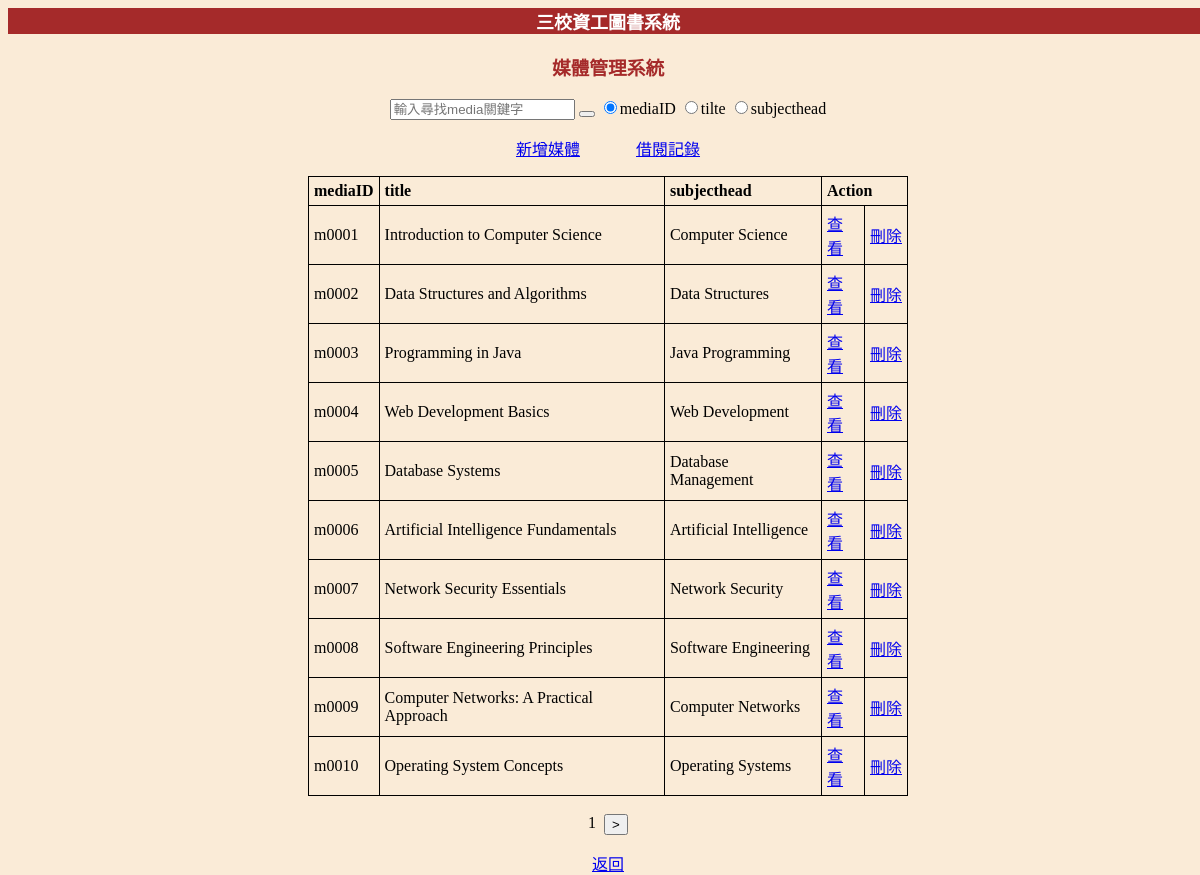
The page /media.php on the database its author committed.
### tables this page shows
Create table MEDIA (
	mediaID varchar(20),
	title varchar(100),
    company varchar(100),
    subjecthead varchar(100),
    publishDate varchar(100),
    language varchar(100),
    state varchar(10),
    PRIMARY KEY(mediaID)
);

### media.php (the view, shortened to what this page needs)
<html>
<head>
</head>
<body>
<div id="banner" class="banner" style="background-color:brown;">
			<p style="color: white; font-size: large;font-weight: bolder">三校資工圖書系統
</div>
<h3 align="center" style="color:brown">媒體管理系統</h3>
    <div align="center">
		<form action="searchmedia.php" method="post">
			<input class="search-bar" type="text" name="search" placeholder="輸入尋找media關鍵字">
			<button class="search-btn"></button>
            <input type="radio" name="type" value="mediaID" checked>mediaID</input>
            <input type="radio" name="type" value="title">tilte</input>
            <input type="radio" name="type" value="subjecthead">subjecthead</input>
		</form>
	</div>
    <p align="center">
        <a href="insertmed.php">新增媒體</a>
        <a href="m_borrow.php">借閱記錄</a>
    </p>
	<table style="width:50%" align="center">
		<tr><th>mediaID</th><th>title</th><th>subjecthead</th><th colspan="2">Action</th></tr>
		<?php
                if (isset($_GET['count']) && $_GET['count'] !== '' || isset($_GET['page']) && $_GET['page'] !== '' ){
                    $count = $_GET['count'] + 10;
                    $page = $_GET['page'] + 1;
                }else{
                    $count = 0;
                    $page = 1;
                }
				$conn=require_once "db_info.php";
				$sql = "SELECT * FROM media limit $count, 10";
                $result=mysqli_query($conn,$sql);
				if ($result->num_rows > 0) {
					while ( $row = mysqli_fetch_array ( $result, MYSQLI_ASSOC ) ) {
						echo "<tr>";
						echo "<td>".$row['mediaID']."</td>";
						echo "<td>".$row['title']."</td>";
						echo "<td>".$row['subjecthead']."</td>";
						echo "<td><a href='updatemedia.php?id=".$row['mediaID']."'>查看</a></td>";
						echo "<td><a href='deletemedia.php?id=".$row['mediaID']."' class='delete-link'>刪除</a></td>";
						echo "</tr>";
					}
				}
		?>
	</table>
    <br>
    <div id="move" class="move">
                <?php echo $page ?>&ensp;
                <form action="media.php?page=<?php echo $page ?>&count=<?php echo $count ?>" method='post'>
                    <button>></button>
                </form>
        </div>
    <div id="back" align="center">
        <a href="checksource.html">返回</a>
</body>
</html>

### media.php (style rules this page uses)
body { width: 100%; height: 100%; background-color: antiquewhite; text-align:center; }
table, th, td { border: 1px solid black; border-collapse: collapse; }
th, td { padding: 5px; text-align: left; }
.move { display: flex; justify-content: center; }

### rows shown on the page
media: mediaID "m0001", title "Introduction to Computer Science", subjecthead "Computer Science"
media: mediaID "m0002", title "Data Structures and Algorithms", subjecthead "Data Structures"
media: mediaID "m0003", title "Programming in Java", subjecthead "Java Programming"
media: mediaID "m0004", title "Web Development Basics", subjecthead "Web Development"
media: mediaID "m0005", title "Database Systems", subjecthead "Database Management"
media: mediaID "m0006", title "Artificial Intelligence Fundamentals", subjecthead "Artificial Intelligence"
media: mediaID "m0007", title "Network Security Essentials", subjecthead "Network Security"
media: mediaID "m0008", title "Software Engineering Principles", subjecthead "Software Engineering"
media: mediaID "m0009", title "Computer Networks: A Practical Approach", subjecthead "Computer Networks"
media: mediaID "m0010", title "Operating System Concepts", subjecthead "Operating Systems"

### other values the page prints
$page "1"
